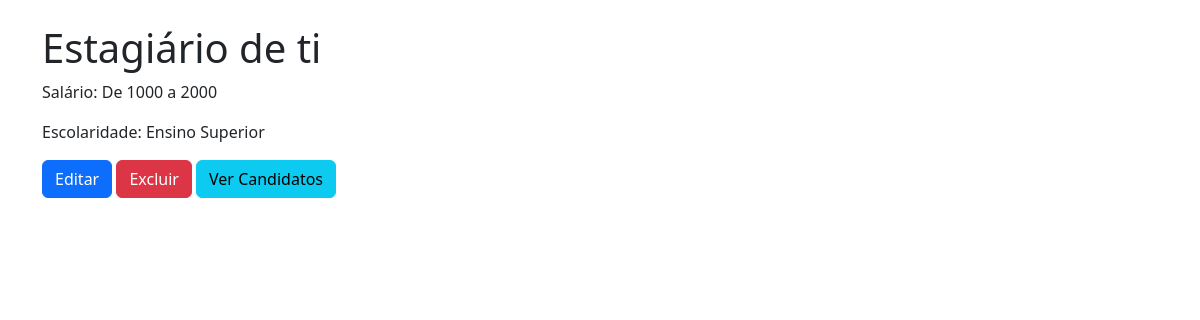
The app's page /empresas/vagas/4 with its own data.
### empresas/models.py (models this page shows)
class Vagas(models.Model):
    empresa = models.CharField(max_length=100)
    titulo = models.CharField(max_length=150)
    salario = models.CharField(max_length=50)
    escolaridade = models.CharField(max_length=50)

### empresas/views.py (the view)
# urls.py: path("vagas/<int:vaga_id>", views.detalhes_vaga, name="detalhes_vaga"),
def detalhes_vaga(request, vaga_id):
    vaga = get_object_or_404(Vagas, pk=vaga_id)
    return render(request, "empresas/detalhes_vaga.html", {"vaga": vaga})

### empresas/templates/empresas/detalhes_vaga.html (shortened to what this page needs)
<!DOCTYPE html>
<html lang="en">
<head>
    <link href="https://cdn.jsdelivr.net/npm/bootstrap@5.3.0/dist/css/bootstrap.min.css" rel="stylesheet">
</head>
<body>
    <div class="container mt-4">
        <h1>{{ vaga.titulo }}</h1>
        <p>Salário: {{ vaga.salario }}</p>
        <p>Escolaridade: {{ vaga.escolaridade }}</p>
        <a href="{% url 'editar_vaga' vaga.id %}" class="btn btn-primary">Editar</a>
        <a href="{% url 'deletar_vaga' vaga.id %}" class="btn btn-danger">Excluir</a>
        <a href="{% url 'candidatos_vaga' vaga.id %}" class="btn btn-info">Ver Candidatos</a>
    </div>
</body>
</html>

### records on screen
Vagas: titulo "Estagiário de ti", salario "De 1000 a 2000", escolaridade "Ensino Superior"
